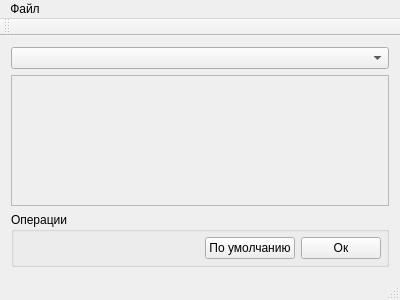
<?xml version="1.0" encoding="UTF-8"?>
<ui version="4.0">
 <class>MainWindow</class>
 <widget class="QMainWindow" name="MainWindow">
  <property name="geometry">
   <rect>
    <x>0</x>
    <y>0</y>
    <width>400</width>
    <height>300</height>
   </rect>
  </property>
  <property name="windowTitle">
   <string>nvmeditor</string>
  </property>
  <widget class="QWidget" name="centralWidget">
   <layout class="QVBoxLayout" name="verticalLayout">
    <item>
     <widget class="QComboBox" name="cbName"/>
    </item>
    <item>
     <widget class="QScrollArea" name="saRegView">
      <property name="widgetResizable">
       <bool>true</bool>
      </property>
      <widget class="QWidget" name="scrollAreaWidgetContents">
       <property name="geometry">
        <rect>
         <x>0</x>
         <y>0</y>
         <width>380</width>
         <height>147</height>
        </rect>
       </property>
      </widget>
     </widget>
    </item>
    <item>
     <widget class="QGroupBox" name="groupBox">
      <property name="title">
       <string>Операции</string>
      </property>
      <layout class="QHBoxLayout" name="horizontalLayout_2">
       <property name="leftMargin">
        <number>5</number>
       </property>
       <property name="topMargin">
        <number>5</number>
       </property>
       <property name="rightMargin">
        <number>5</number>
       </property>
       <property name="bottomMargin">
        <number>5</number>
       </property>
       <item>
        <spacer name="horizontalSpacer">
         <property name="orientation">
          <enum>Qt::Horizontal</enum>
         </property>
         <property name="sizeHint" stdset="0">
          <size>
           <width>199</width>
           <height>20</height>
          </size>
         </property>
        </spacer>
       </item>
       <item>
        <widget class="QPushButton" name="pbDefault">
         <property name="sizePolicy">
          <sizepolicy hsizetype="Minimum" vsizetype="Fixed">
           <horstretch>0</horstretch>
           <verstretch>0</verstretch>
          </sizepolicy>
         </property>
         <property name="text">
          <string>По умолчанию</string>
         </property>
        </widget>
       </item>
       <item>
        <widget class="QPushButton" name="pbOk">
         <property name="text">
          <string>Ок</string>
         </property>
        </widget>
       </item>
      </layout>
     </widget>
    </item>
   </layout>
  </widget>
  <widget class="QMenuBar" name="menuBar">
   <property name="geometry">
    <rect>
     <x>0</x>
     <y>0</y>
     <width>400</width>
     <height>21</height>
    </rect>
   </property>
   <widget class="QMenu" name="menu">
    <property name="title">
     <string>Файл</string>
    </property>
    <addaction name="maOpen"/>
    <addaction name="maSave"/>
    <addaction name="separator"/>
    <addaction name="maExit"/>
   </widget>
   <addaction name="menu"/>
  </widget>
  <widget class="QToolBar" name="mainToolBar">
   <attribute name="toolBarArea">
    <enum>TopToolBarArea</enum>
   </attribute>
   <attribute name="toolBarBreak">
    <bool>false</bool>
   </attribute>
  </widget>
  <widget class="QStatusBar" name="statusBar"/>
  <action name="maOpen">
   <property name="text">
    <string>Открыть</string>
   </property>
  </action>
  <action name="maSave">
   <property name="text">
    <string>Сохранить</string>
   </property>
  </action>
  <action name="maExit">
   <property name="text">
    <string>Выход</string>
   </property>
  </action>
 </widget>
 <layoutdefault spacing="6" margin="11"/>
 <resources/>
 <connections/>
</ui>
